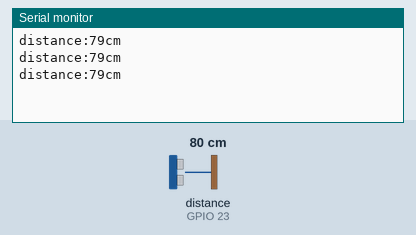
Recording of a sketch running on a simulated ESP32. On the bench: the last lines printed to the serial monitor. Wiring (inferred from the names in the program): ultrasonic range finder: trigger GPIO 22; echo GPIO 23. Inputs (shaded band) come from the test bench; at power-on: distance to the obstacle (sensor on GPIO 23) 80 cm. The echo pulse lasts 58.3 µs per cm.

Above: at 1.4 s.
1.5 s: distance to the obstacle (sensor on GPIO 23) set to 2 cm
At 2.3 s:
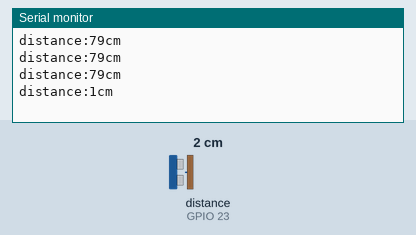
3.0 s: distance to the obstacle (sensor on GPIO 23) set to 4 cm
At 3.5 s:
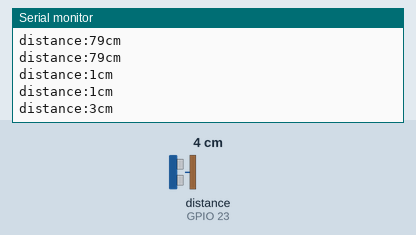
Timing chart, 0 to 6.0 s (numbered marks = the images above; inputs shaded):
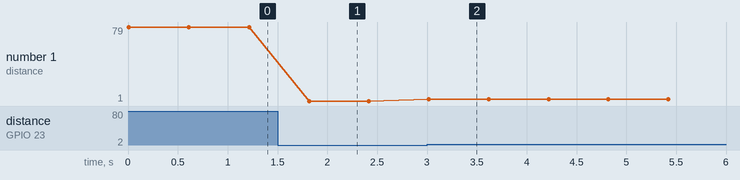

Measured:
- after the input at 1.5 s, the serial monitor: prints a new line after 0.32 s (image 1)
- after the input at 3.0 s, the serial monitor: prints a new line at once (image 2)
- plotted number 1: 79 → 1 after the input at 1.5 s, 1 → 3 after the input at 3.0 s

The sketch:

ultrasonic_sensor_interfacing_with_arduino.ino
```cpp
int trig=22;
int echo=23;
long duration;
int distance;
void setup()
{
  pinMode(trig,OUTPUT);
  pinMode(echo,INPUT);
  Serial.begin(9600);
}
void loop()
{
  digitalWrite(trig,LOW);
  delayMicroseconds(2);
  digitalWrite(trig,HIGH);
  delayMicroseconds(10);
  digitalWrite(trig,LOW);
  duration=pulseIn(echo,HIGH);
  distance=duration * 0.034/2;
  Serial.print("distance:");
  Serial.print(distance);
  Serial.println("cm");
  delay(600);

}
```
